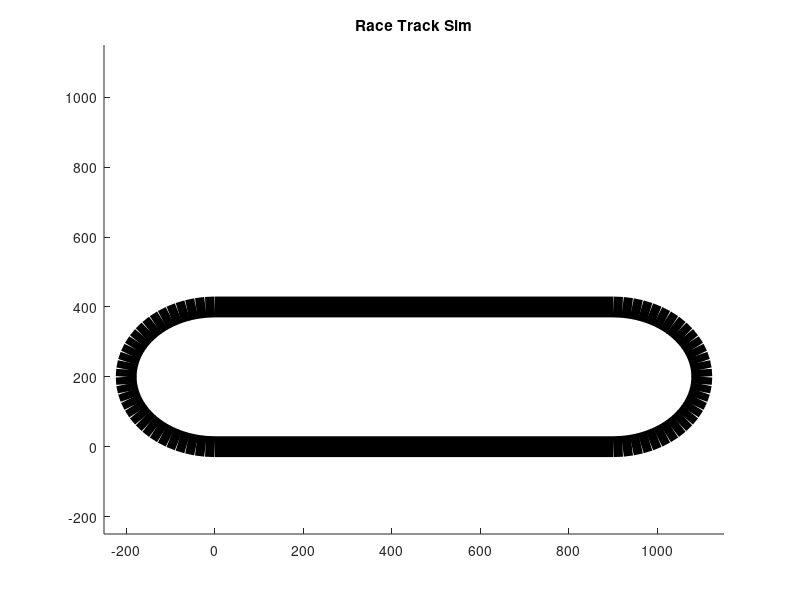

Here is the MATLAB script that generated this plot:
rectX = -200; % track creation modeled below
rectY = 0;
rectWidth  = 1300;  
rectHeight = 400;   

rectangle('Position', [rectX, rectY, rectWidth, rectHeight], ...
          'Curvature', 1, 'EdgeColor', 'k', 'LineWidth', 15);

axis([-250, 1150, -250, 1150]);
title('Race Track Sim');

track_length = 900;   % Length of a straight segment
track_radial = 200;   % Circular parts of track
track_width  = 15;   % Width of track
percent_complete = 100; % Used to track where car is relative to origin

x_cord = zeros(1, percent_complete);
y_cord = zeros(1, percent_complete);
theta_val = zeros(1, percent_complete+1);


seg1 = 1:25; % straight segment
seg2 = 26:50; % curve #1
seg3 = 51:75; % straight segment
seg4 = 76:100; % curve #2

% Segment #1
x_cord(seg1) = (track_length / 25) * seg1;
y_cord(seg1) = 0;

% Segment #2
deltaTheta2 = (180 / 25) * (seg2 - 25) + 270;
theta_val(seg2) = deltaTheta2 - 270;  
x_cord(seg2) = track_length + track_radial * cosd(deltaTheta2);
y_cord(seg2) = track_radial + track_radial * sind(deltaTheta2);

% Segment #3
x_cord(seg3) = (track_length / 25) .* (50 - seg3) + track_length;
y_cord(seg3) = 400;

% Segment #4
deltaTheta4 = (180 / 25) * (seg4 - 75) + 90;
theta_val(seg4) = deltaTheta4 - 90;
x_cord(seg4) = track_radial * cosd(deltaTheta4);
y_cord(seg4) = track_radial + track_radial * sind(deltaTheta4);


x_cord = [0, x_cord]; %end at origin
y_cord = [0, y_cord]; %end at origin
      
